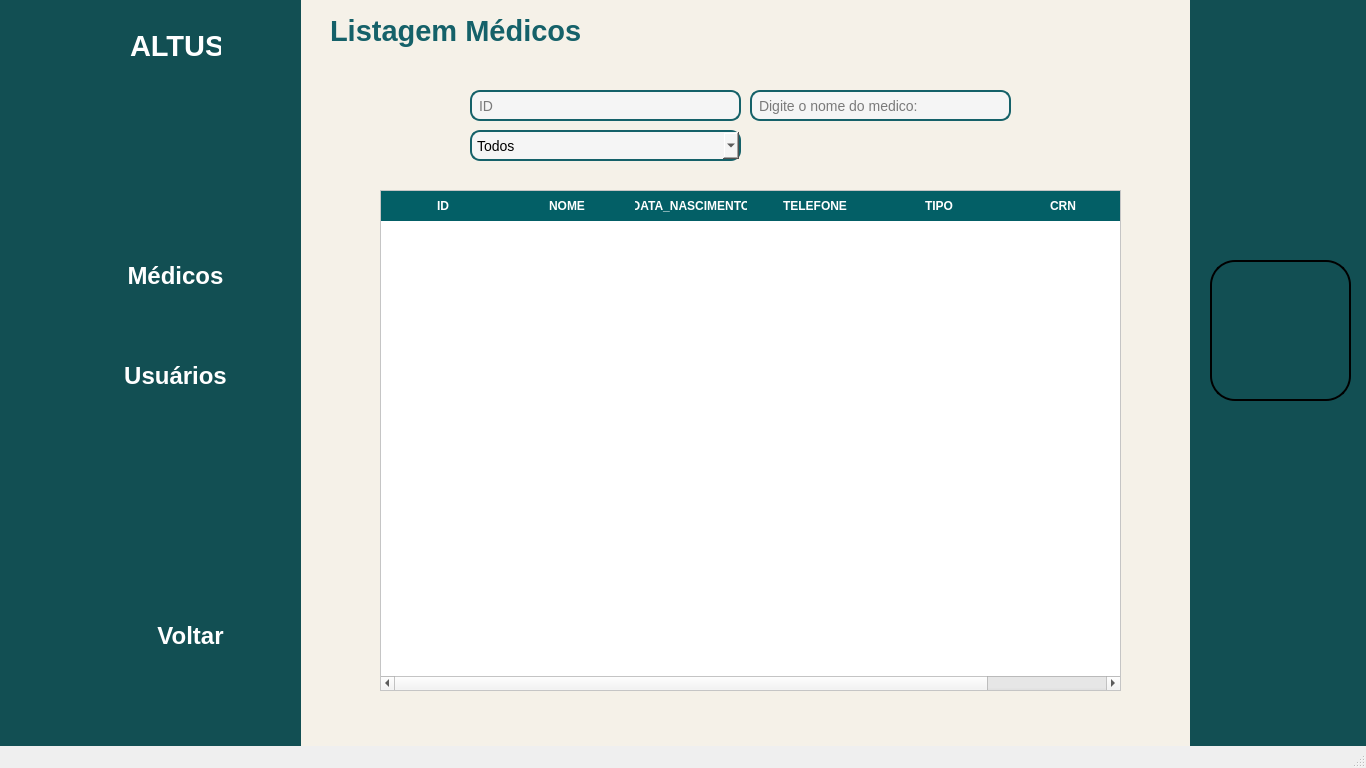
<?xml version="1.0" encoding="UTF-8"?>
<ui version="4.0">
 <class>MainWindow</class>
 <widget class="QMainWindow" name="MainWindow">
  <property name="geometry">
   <rect>
    <x>0</x>
    <y>0</y>
    <width>1366</width>
    <height>768</height>
   </rect>
  </property>
  <property name="minimumSize">
   <size>
    <width>1366</width>
    <height>768</height>
   </size>
  </property>
  <property name="maximumSize">
   <size>
    <width>1366</width>
    <height>768</height>
   </size>
  </property>
  <property name="windowTitle">
   <string>MainWindow</string>
  </property>
  <property name="styleSheet">
   <string notr="true">QLineEdit,QComboBox, Qlabel {
    border: 2px solid #156169;
    border-radius: 10px;
    padding: 5px;
 
    background-color: #f5f5f5; 
    font-size: 14px;
}

QPushButton {
    background-color: #6fa6a1;
    color: white;
    font-weight: bold;
    border: none;
    border-radius: 15px;
    padding: 8px 20px;
}

QPushButton:hover {
    background-color: #5c938d;
}

QPushButton:pressed {
    background-color: #4b7d78;
}

QLabel, QCheckBox, lbl_foto{
 color: #156169;
}
label_fundo{
background-color: #00000;
}


</string>
  </property>
  <widget class="QWidget" name="centralwidget">
   <widget class="QLabel" name="label_23">
    <property name="geometry">
     <rect>
      <x>-200</x>
      <y>-140</y>
      <width>1721</width>
      <height>901</height>
     </rect>
    </property>
    <property name="styleSheet">
     <string notr="true">background-color: #f5f1e8 ;</string>
    </property>
    <property name="text">
     <string/>
    </property>
   </widget>
   <widget class="QLabel" name="label_25">
    <property name="geometry">
     <rect>
      <x>330</x>
      <y>10</y>
      <width>281</width>
      <height>41</height>
     </rect>
    </property>
    <property name="palette">
     <palette>
      <active>
       <colorrole role="WindowText">
        <brush brushstyle="SolidPattern">
         <color alpha="255">
          <red>21</red>
          <green>97</green>
          <blue>105</blue>
         </color>
        </brush>
       </colorrole>
       <colorrole role="Text">
        <brush brushstyle="SolidPattern">
         <color alpha="255">
          <red>21</red>
          <green>97</green>
          <blue>105</blue>
         </color>
        </brush>
       </colorrole>
       <colorrole role="ButtonText">
        <brush brushstyle="SolidPattern">
         <color alpha="255">
          <red>21</red>
          <green>97</green>
          <blue>105</blue>
         </color>
        </brush>
       </colorrole>
      </active>
      <inactive>
       <colorrole role="WindowText">
        <brush brushstyle="SolidPattern">
         <color alpha="255">
          <red>21</red>
          <green>97</green>
          <blue>105</blue>
         </color>
        </brush>
       </colorrole>
       <colorrole role="Text">
        <brush brushstyle="SolidPattern">
         <color alpha="255">
          <red>21</red>
          <green>97</green>
          <blue>105</blue>
         </color>
        </brush>
       </colorrole>
       <colorrole role="ButtonText">
        <brush brushstyle="SolidPattern">
         <color alpha="255">
          <red>21</red>
          <green>97</green>
          <blue>105</blue>
         </color>
        </brush>
       </colorrole>
      </inactive>
      <disabled>
       <colorrole role="WindowText">
        <brush brushstyle="SolidPattern">
         <color alpha="255">
          <red>21</red>
          <green>97</green>
          <blue>105</blue>
         </color>
        </brush>
       </colorrole>
       <colorrole role="Text">
        <brush brushstyle="SolidPattern">
         <color alpha="255">
          <red>21</red>
          <green>97</green>
          <blue>105</blue>
         </color>
        </brush>
       </colorrole>
       <colorrole role="ButtonText">
        <brush brushstyle="SolidPattern">
         <color alpha="255">
          <red>21</red>
          <green>97</green>
          <blue>105</blue>
         </color>
        </brush>
       </colorrole>
      </disabled>
     </palette>
    </property>
    <property name="font">
     <font>
      <family>Nirmala UI</family>
      <pointsize>22</pointsize>
      <weight>75</weight>
      <bold>true</bold>
     </font>
    </property>
    <property name="styleSheet">
     <string notr="true"/>
    </property>
    <property name="text">
     <string>Listagem Médicos</string>
    </property>
   </widget>
   <widget class="QLineEdit" name="txt_id_med">
    <property name="geometry">
     <rect>
      <x>470</x>
      <y>90</y>
      <width>271</width>
      <height>31</height>
     </rect>
    </property>
    <property name="styleSheet">
     <string notr="true"/>
    </property>
    <property name="text">
     <string/>
    </property>
    <property name="placeholderText">
     <string>ID</string>
    </property>
   </widget>
   <widget class="QTableWidget" name="tb_medicos">
    <property name="geometry">
     <rect>
      <x>380</x>
      <y>190</y>
      <width>741</width>
      <height>501</height>
     </rect>
    </property>
    <property name="cursor" stdset="0">
     <cursorShape>IBeamCursor</cursorShape>
    </property>
    <property name="styleSheet">
     <string notr="true">   QHeaderView::section {
        background-color: #035F66;
        color: white;
        font-weight: bold;
        padding: 5px;
        border: 1px solid #035F66;
    }

    QTableWidget {
        background-color: #ffffff;
        alternate-background-color: #e6e6e6;
        gridline-color: #009999;
        font-size: 13px;
    }

    QTableWidget::item {
        padding: 8px;
        border: 1px solid #ccc;
    }

    QTableWidget::item:selected {
        background-color: #aad4d4;
        color: black;
    }
</string>
    </property>
    <property name="editTriggers">
     <set>QAbstractItemView::NoEditTriggers</set>
    </property>
    <property name="alternatingRowColors">
     <bool>true</bool>
    </property>
    <property name="selectionBehavior">
     <enum>QAbstractItemView::SelectRows</enum>
    </property>
    <property name="sortingEnabled">
     <bool>true</bool>
    </property>
    <property name="columnCount">
     <number>6</number>
    </property>
    <attribute name="horizontalHeaderDefaultSectionSize">
     <number>124</number>
    </attribute>
    <attribute name="verticalHeaderShowSortIndicator" stdset="0">
     <bool>false</bool>
    </attribute>
    <attribute name="verticalHeaderStretchLastSection">
     <bool>false</bool>
    </attribute>
    <column>
     <property name="text">
      <string>ID</string>
     </property>
    </column>
    <column>
     <property name="text">
      <string>NOME</string>
     </property>
    </column>
    <column>
     <property name="text">
      <string>DATA_NASCIMENTO</string>
     </property>
    </column>
    <column>
     <property name="text">
      <string>TELEFONE</string>
     </property>
    </column>
    <column>
     <property name="text">
      <string>TIPO</string>
     </property>
    </column>
    <column>
     <property name="text">
      <string>CRN</string>
     </property>
    </column>
   </widget>
   <widget class="QPushButton" name="btn_pesquisar">
    <property name="geometry">
     <rect>
      <x>720</x>
      <y>120</y>
      <width>101</width>
      <height>51</height>
     </rect>
    </property>
    <property name="styleSheet">
     <string notr="true">QPushButton {
    border: none;
    background-color: transparent;
    qproperty-iconSize: 20px;
}</string>
    </property>
    <property name="text">
     <string/>
    </property>
    <property name="icon">
     <iconset>
      <normaloff>icones/pesquisar.png</normaloff>icones/pesquisar.png</iconset>
    </property>
   </widget>
   <widget class="QLineEdit" name="txt_pesquisar_nome">
    <property name="geometry">
     <rect>
      <x>750</x>
      <y>90</y>
      <width>261</width>
      <height>31</height>
     </rect>
    </property>
    <property name="styleSheet">
     <string notr="true"/>
    </property>
    <property name="text">
     <string/>
    </property>
    <property name="placeholderText">
     <string>Digite o nome do medico:</string>
    </property>
   </widget>
   <widget class="QComboBox" name="cmb_tipo">
    <property name="geometry">
     <rect>
      <x>470</x>
      <y>130</y>
      <width>271</width>
      <height>31</height>
     </rect>
    </property>
    <property name="styleSheet">
     <string notr="true"/>
    </property>
    <property name="editable">
     <bool>false</bool>
    </property>
    <item>
     <property name="text">
      <string>Todos</string>
     </property>
    </item>
    <item>
     <property name="text">
      <string>Psiquiatra</string>
     </property>
    </item>
    <item>
     <property name="text">
      <string>Psicanalista</string>
     </property>
    </item>
    <item>
     <property name="text">
      <string>Psicólogo</string>
     </property>
    </item>
   </widget>
   <widget class="QLabel" name="label">
    <property name="geometry">
     <rect>
      <x>-10</x>
      <y>-10</y>
      <width>311</width>
      <height>781</height>
     </rect>
    </property>
    <property name="styleSheet">
     <string notr="true">background-color: #124F53
 ;</string>
    </property>
    <property name="text">
     <string/>
    </property>
   </widget>
   <widget class="QPushButton" name="btn_usuarios">
    <property name="geometry">
     <rect>
      <x>80</x>
      <y>340</y>
      <width>191</width>
      <height>71</height>
     </rect>
    </property>
    <property name="font">
     <font>
      <pointsize>-1</pointsize>
      <weight>75</weight>
      <bold>true</bold>
     </font>
    </property>
    <property name="styleSheet">
     <string notr="true">QPushButton {
    background-color: #124F53;
    color: white;
    border: none;
    border-radius: 15px;
    padding: 15px 40px;
    font-weight: bold;
    font-size: 24px;
}

QPushButton:hover {
    background-color: #2C6A70;
}

QPushButton:pressed {
    background-color: #b71c1c;
}
</string>
    </property>
    <property name="text">
     <string>Usuários</string>
    </property>
   </widget>
   <widget class="QLabel" name="lbl_altus">
    <property name="geometry">
     <rect>
      <x>130</x>
      <y>10</y>
      <width>91</width>
      <height>71</height>
     </rect>
    </property>
    <property name="font">
     <font>
      <family>Nirmala UI</family>
      <pointsize>22</pointsize>
      <weight>75</weight>
      <bold>true</bold>
     </font>
    </property>
    <property name="styleSheet">
     <string notr="true">color:white
;</string>
    </property>
    <property name="text">
     <string>ALTUS</string>
    </property>
   </widget>
   <widget class="QPushButton" name="btn_voltar">
    <property name="geometry">
     <rect>
      <x>10</x>
      <y>600</y>
      <width>81</width>
      <height>71</height>
     </rect>
    </property>
    <property name="styleSheet">
     <string notr="true">QPushButton {
    background-color: transparent;
    border: none;
    color: white;
    font: bold 14px 'Segoe UI';
    text-align: left;
    padding: 10px;
}
QPushButton:hover {
    color: #cce7f0;
}</string>
    </property>
    <property name="text">
     <string/>
    </property>
    <property name="icon">
     <iconset>
      <normaloff>icones/voltar.png</normaloff>icones/voltar.png</iconset>
    </property>
    <property name="iconSize">
     <size>
      <width>64</width>
      <height>64</height>
     </size>
    </property>
    <property name="checkable">
     <bool>false</bool>
    </property>
   </widget>
   <widget class="QPushButton" name="btn_sair">
    <property name="geometry">
     <rect>
      <x>110</x>
      <y>600</y>
      <width>161</width>
      <height>71</height>
     </rect>
    </property>
    <property name="font">
     <font>
      <pointsize>-1</pointsize>
      <weight>75</weight>
      <bold>true</bold>
     </font>
    </property>
    <property name="styleSheet">
     <string notr="true">QPushButton#btn_sair {
    background-color: #124F53;
    color: white;
    border: none;
    border-radius: 15px;
    padding: 15px 40px;
    font-weight: bold;
    font-size: 24px;
}

QPushButton#btn_sair:hover {
    background-color: #2C6A70;
}

QPushButton#btn_sair:pressed {
    background-color: #b71c1c;
}
</string>
    </property>
    <property name="text">
     <string>Voltar</string>
    </property>
   </widget>
   <widget class="QPushButton" name="btn_medicos2">
    <property name="geometry">
     <rect>
      <x>-10</x>
      <y>240</y>
      <width>81</width>
      <height>71</height>
     </rect>
    </property>
    <property name="styleSheet">
     <string notr="true">QPushButton {
    background-color: transparent;
    border: none;
    color: white;
    font: bold 14px 'Segoe UI';
    text-align: left;
    padding: 10px;
}
QPushButton:hover {
    color: #cce7f0;
}</string>
    </property>
    <property name="text">
     <string/>
    </property>
    <property name="icon">
     <iconset>
      <normaloff>icones/medico (1).png</normaloff>icones/medico (1).png</iconset>
    </property>
    <property name="iconSize">
     <size>
      <width>64</width>
      <height>64</height>
     </size>
    </property>
    <property name="autoRepeatInterval">
     <number>98</number>
    </property>
   </widget>
   <widget class="QLabel" name="label_2">
    <property name="geometry">
     <rect>
      <x>-20</x>
      <y>-10</y>
      <width>171</width>
      <height>181</height>
     </rect>
    </property>
    <property name="text">
     <string/>
    </property>
    <property name="pixmap">
     <pixmap>icones/altus logo.png</pixmap>
    </property>
    <property name="scaledContents">
     <bool>true</bool>
    </property>
   </widget>
   <widget class="QPushButton" name="btn_usuarios2">
    <property name="geometry">
     <rect>
      <x>-10</x>
      <y>340</y>
      <width>71</width>
      <height>71</height>
     </rect>
    </property>
    <property name="styleSheet">
     <string notr="true">QPushButton {
    background-color: transparent;
    border: none;
    color: white;
    font: bold 14px 'Segoe UI';
    text-align: left;
    padding: 10px;
}
QPushButton:hover {
    color: #cce7f0;
}</string>
    </property>
    <property name="text">
     <string/>
    </property>
    <property name="icon">
     <iconset>
      <normaloff>icones/perfil-de-usuario (1).png</normaloff>icones/perfil-de-usuario (1).png</iconset>
    </property>
    <property name="iconSize">
     <size>
      <width>64</width>
      <height>64</height>
     </size>
    </property>
   </widget>
   <widget class="QPushButton" name="btn_medicos">
    <property name="geometry">
     <rect>
      <x>80</x>
      <y>240</y>
      <width>191</width>
      <height>71</height>
     </rect>
    </property>
    <property name="font">
     <font>
      <pointsize>-1</pointsize>
      <weight>75</weight>
      <bold>true</bold>
     </font>
    </property>
    <property name="styleSheet">
     <string notr="true">QPushButton {
    background-color: #124F53;
    color: white;
    border: none;
    border-radius: 15px;
    padding: 15px 40px;
    font-weight: bold;
    font-size: 24px;
}

QPushButton:hover {
    background-color: #2C6A70;
}

QPushButton:pressed {
    background-color: #b71c1c;
}
</string>
    </property>
    <property name="text">
     <string>Médicos</string>
    </property>
   </widget>
   <widget class="QLabel" name="label_4">
    <property name="geometry">
     <rect>
      <x>1210</x>
      <y>260</y>
      <width>141</width>
      <height>141</height>
     </rect>
    </property>
    <property name="styleSheet">
     <string notr="true">QLabel {
    border: 2px solid #000000;
    border-radius: 25px;
    background-color: #white;
    background-image: url(:/imagens/foto.png);
    background-position: center;
    background-repeat: no-repeat;
}
</string>
    </property>
    <property name="text">
     <string/>
    </property>
    <property name="pixmap">
     <pixmap>icones/equipe-medica.png</pixmap>
    </property>
    <property name="scaledContents">
     <bool>true</bool>
    </property>
   </widget>
   <widget class="QLabel" name="label_3">
    <property name="geometry">
     <rect>
      <x>1190</x>
      <y>-10</y>
      <width>291</width>
      <height>781</height>
     </rect>
    </property>
    <property name="styleSheet">
     <string notr="true">background-color: #124F53
 ;</string>
    </property>
    <property name="text">
     <string/>
    </property>
   </widget>
   <zorder>label_23</zorder>
   <zorder>label_3</zorder>
   <zorder>label</zorder>
   <zorder>label_25</zorder>
   <zorder>txt_id_med</zorder>
   <zorder>tb_medicos</zorder>
   <zorder>txt_pesquisar_nome</zorder>
   <zorder>cmb_tipo</zorder>
   <zorder>btn_usuarios</zorder>
   <zorder>lbl_altus</zorder>
   <zorder>btn_voltar</zorder>
   <zorder>btn_sair</zorder>
   <zorder>btn_medicos2</zorder>
   <zorder>label_2</zorder>
   <zorder>btn_usuarios2</zorder>
   <zorder>btn_medicos</zorder>
   <zorder>btn_pesquisar</zorder>
   <zorder>label_4</zorder>
  </widget>
  <widget class="QStatusBar" name="statusbar"/>
 </widget>
 <resources/>
 <connections/>
</ui>
